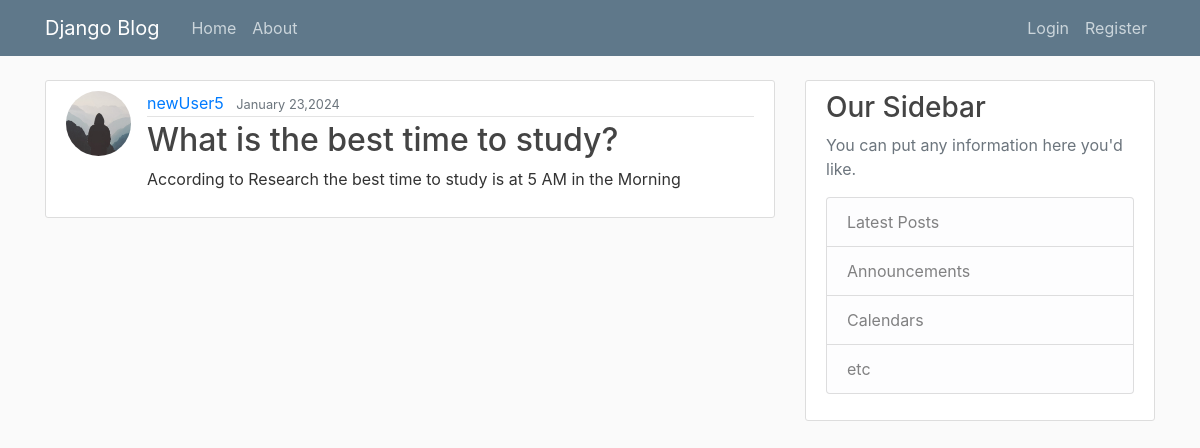
/post/15, run on the app's committed database.
### blog/models.py (models this page shows, shortened)
class Post(models.Model):
    title=models.CharField(max_length=100)
    content=models.TextField()
    date_posted=models.DateTimeField(default=timezone.now)
    author=models.ForeignKey(User,on_delete=models.CASCADE)# on delete is a function which tell what happen to the post if user got deleted

### users/models.py (models this page shows, shortened)
class Profile(models.Model):
    user=models.OneToOneField(User,on_delete=models.CASCADE)
    image=models.ImageField(default='default.jpg',upload_to='profile_pics')

### blog/views.py (the view)
# urls.py: path('post/<int:pk>',PostDetailView.as_view(),name='post-detail'),
class PostDetailView(DetailView):
    model=Post

### blog/templates/blog/post_detail.html (shortened to what this page needs)
{% extends "blog/base.html" %}
{% block content %}
  <article class="media content-section">
    <img class='rounded-circle article-img'src="{{object.author.profile.image.url}}"/>
    <div class="media-body">
        <div class="article-metadata">
            <a class="mr-2" href="{% url 'user-post' object.author.username %}">{{ object.author }}</a>
            <small class="text-muted">{{ object.date_posted|date:"F d,Y" }}</small>
        </div>
        <h2 class="article-title" >{{ object.title }}</h2>
        <p class="article-content">{{ object.content }}</p>
    </div>
  </article>
{% endblock content %}

### blog/static/blog/main.css (style rules this page uses)
body { background: #fafafa; color: #333333; margin-top: 5rem; }
h1, h2, h3, h4, h5, h6 { color: #444444; }
.content-section { background: #ffffff; padding: 10px 20px; border: 1px solid #dddddd; border-radius: 3px; margin-bottom: 20px; }
.article-title { color: #444444; }
.article-content { white-space: pre-line; }
.article-img { height: 65px; width: 65px; margin-right: 16px; }
.article-metadata { padding-bottom: 1px; margin-bottom: 4px; border-bottom: 1px solid #e3e3e3 }

### data on the page
Post: author.profile.image (placeholder picture), author "newUser5", date_posted "January 23,2024", title "What is the best time to study?", content "According to Research the best time to study is at 5 AM in the Morning"
